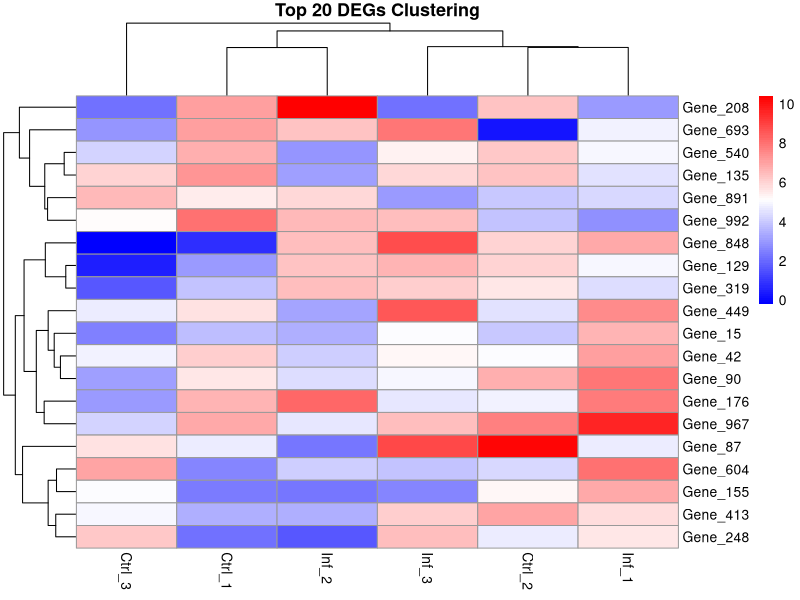
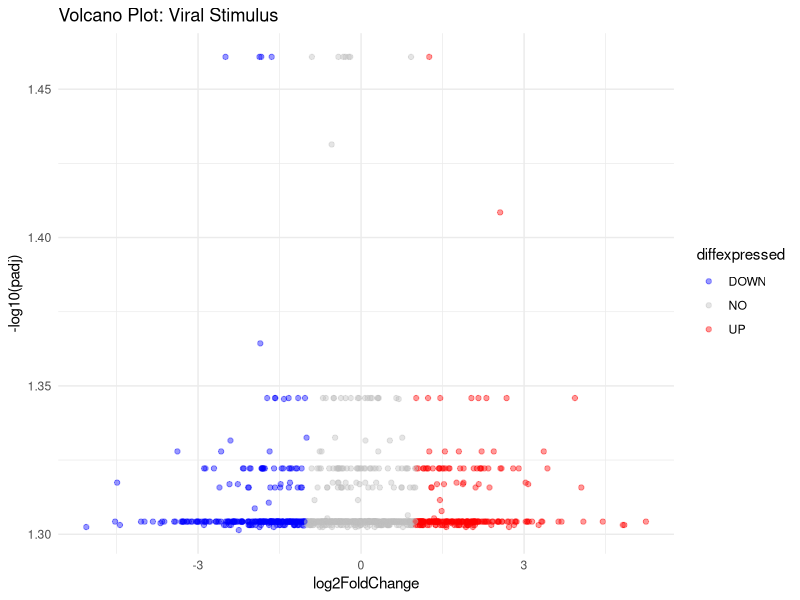

Reproduce these figures in R, in order.
# Master Script: Volcano Plot + Heatmap
if (!require("ggplot2")) install.packages("ggplot2", repos='https://cloud.r-project.org')
if (!require("ggrepel")) install.packages("ggrepel", repos='https://cloud.r-project.org')
if (!require("pheatmap")) install.packages("pheatmap", repos='https://cloud.r-project.org')

library(ggplot2)
library(ggrepel)
library(pheatmap)

# 1. Generate Data
set.seed(42)
genes <- paste0("Gene_", 1:1000)
results <- data.frame(
  gene = genes,
  log2FoldChange = rnorm(1000, mean=0, sd=1.5),
  pvalue = runif(1000, 0, 0.05)
)
results$padj <- p.adjust(results$pvalue, method="BH")
results$diffexpressed <- "NO"
results$diffexpressed[results$log2FoldChange > 1.0 & results$padj < 0.05] <- "UP"
results$diffexpressed[results$log2FoldChange < -1.0 & results$padj < 0.05] <- "DOWN"

# 2. Save Volcano Plot
p <- ggplot(data=results, aes(x=log2FoldChange, y=-log10(padj), col=diffexpressed)) +
    geom_point(alpha=0.4, size=1.5) + 
    scale_color_manual(values=c("blue", "grey", "red")) +
    theme_minimal() +
    labs(title="Volcano Plot: Viral Stimulus")
ggsave("results/plots/volcano_plot.png", p, width=7, height=5)

# 3. Save Heatmap (Top 20 Genes)
top20 <- results[order(results$padj), ][1:20, ]
exp_matrix <- matrix(rnorm(120, mean=5, sd=2), ncol=6)
rownames(exp_matrix) <- top20$gene
colnames(exp_matrix) <- c("Ctrl_1", "Ctrl_2", "Ctrl_3", "Inf_1", "Inf_2", "Inf_3")

png("results/plots/heatmap_top20.png", width=800, height=800)
pheatmap(exp_matrix, main="Top 20 DEGs Clustering", color=colorRampPalette(c("blue", "white", "red"))(100))
dev.off()

print("All plots generated in results/plots/")
